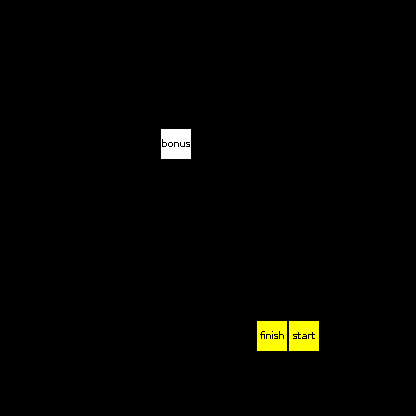

Tiled map render using the project's own tile images. Description and the whole map definition, tile-layer contents included, below:
An orthogonal 13x13 tile map with 32x32 px tiles, 3 tile layers (base, gates, triggers) and 10 objects (5x tree, 3x pinetree, 2x bush).

<map version="1.0" orientation="orthogonal" renderorder="right-down" width="13" height="13" tilewidth="32" tileheight="32" nextobjectid="11">
 <properties>
  <property name="steps" type="int" value="25" />
 </properties>
 <tileset firstgid="1" source="../../resources/tiled/tiled.tsx" />
 <layer name="base" width="13" height="13">
  <data encoding="csv">
0,0,0,0,0,0,0,0,0,0,0,0,0,
0,0,0,0,0,0,0,0,0,0,0,0,0,
0,0,0,0,0,0,0,0,0,0,0,0,0,
0,0,0,0,0,0,0,0,0,0,0,0,0,
0,0,0,0,1,1,0,0,0,0,0,0,0,
0,0,0,0,1,1,1,1,1,1,1,0,0,
0,0,0,0,1,0,0,0,0,0,1,0,0,
0,0,0,0,1,0,0,0,0,0,1,0,0,
0,0,0,0,1,0,0,0,0,1,1,0,0,
0,0,0,0,1,0,0,0,0,1,1,0,0,
0,0,0,0,1,1,1,1,1,1,0,0,0,
0,0,0,0,0,0,1,1,0,0,0,0,0,
0,0,0,0,0,0,0,0,0,0,0,0,0
</data>
 </layer>
 <layer name="gates" width="13" height="13">
  <data encoding="csv">
0,0,0,0,0,0,0,0,0,0,0,0,0,
0,0,0,0,0,0,0,0,0,0,0,0,0,
0,0,0,0,0,0,0,0,0,0,0,0,0,
0,0,0,0,0,0,0,0,0,0,0,0,0,
0,0,0,0,0,3,0,0,0,0,0,0,0,
0,0,0,0,0,0,0,0,0,0,0,0,0,
0,0,0,0,0,0,0,0,0,0,0,0,0,
0,0,0,0,0,0,0,0,0,0,0,0,0,
0,0,0,0,0,0,0,0,0,0,0,0,0,
0,0,0,0,0,0,0,0,0,0,0,0,0,
0,0,0,0,0,0,0,0,4,0,0,0,0,
0,0,0,0,0,0,0,0,0,0,0,0,0,
0,0,0,0,0,0,0,0,0,0,0,0,0
</data>
 </layer>
 <layer name="triggers" width="13" height="13">
  <data encoding="csv">
0,0,0,0,0,0,0,0,0,0,0,0,0,
0,0,0,0,0,0,0,0,0,0,0,0,0,
0,0,0,0,0,0,0,0,0,0,0,0,0,
0,0,0,0,0,0,0,0,0,0,0,0,0,
0,0,0,0,0,10,0,0,0,0,0,0,0,
0,0,0,0,0,0,0,0,0,0,0,0,0,
0,0,0,0,0,0,0,0,0,0,0,0,0,
0,0,0,0,0,0,0,0,0,0,0,0,0,
0,0,0,0,0,0,0,0,0,0,0,0,0,
0,0,0,0,0,0,0,0,0,0,0,0,0,
0,0,0,0,0,0,0,0,9,2,0,0,0,
0,0,0,0,0,0,0,0,0,0,0,0,0,
0,0,0,0,0,0,0,0,0,0,0,0,0
</data>
 </layer>
 <objectgroup name="objects">
  <object id="1" name="bush" x="224" y="224" width="32" height="32" />
  <object id="2" name="tree" x="352" y="320" width="32" height="32" />
  <object id="3" name="pinetree" x="32" y="96" width="32" height="32" />
  <object id="4" name="tree" x="96" y="32" width="32" height="32" />
  <object id="5" name="tree" x="64" y="352" width="32" height="32" />
  <object id="6" name="pinetree" x="288" y="64" width="32" height="32" />
  <object id="7" name="tree" x="224" y="32" width="32" height="32" />
  <object id="8" name="tree" x="352" y="96" width="32" height="32" />
  <object id="9" name="pinetree" x="192" y="256" width="32" height="32" />
  <object id="10" name="bush" x="32" y="224" width="32" height="32" />
 </objectgroup>
</map>
